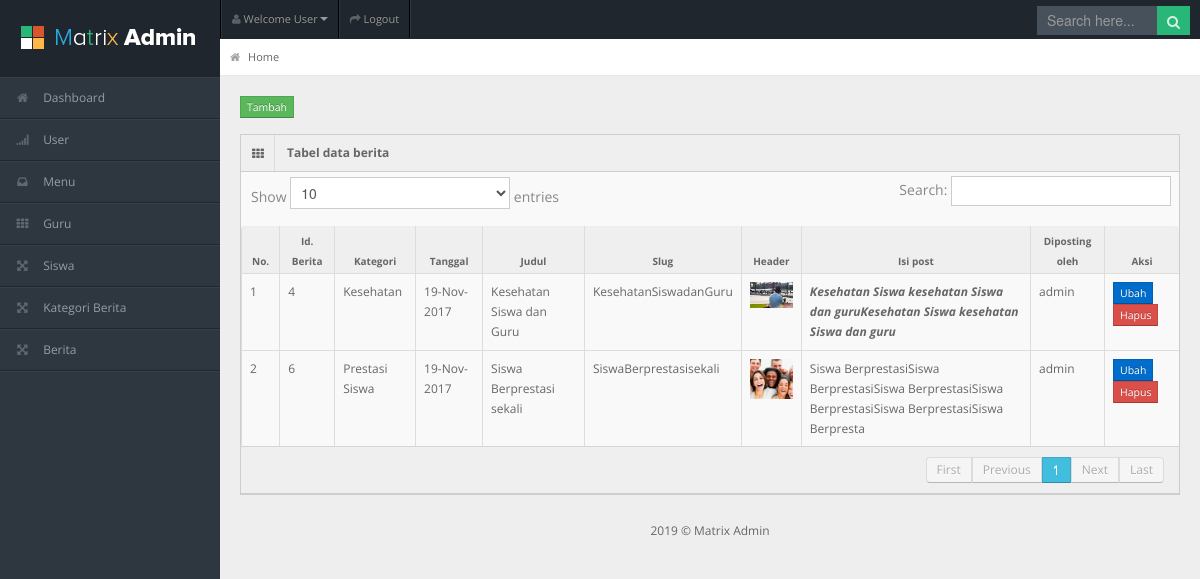
Page /Admin/index.php?page=berita&create=success (signed in) on the committed database.
### tables this page shows
CREATE TABLE `tb_post` (
  `id_post` int(11) NOT NULL,
  `id_kat` int(11) NOT NULL,
  `tgl_post` date NOT NULL,
  `judul` varchar(100) NOT NULL,
  `slug_judul` varchar(200) NOT NULL,
  `header` varchar(20) NOT NULL,
  `isi_post` text NOT NULL,
  `id_user` char(5) NOT NULL
);

CREATE TABLE `tb_kategoripost` (
  `id_kat` int(11) NOT NULL,
  `kategori_post` varchar(30) NOT NULL,
  `slug_katpost` varchar(50) NOT NULL
);

CREATE TABLE `tb_user` (
  `id_user` char(5) NOT NULL,
  `nama_user` varchar(45) NOT NULL,
  `password` varchar(45) NOT NULL
);

### Admin/tabel.php (the view, shortened to what this page needs)
<?php if($_GET['page']=="berita"){ ?>
    <div class="container-fluid">
    <div class="row-fluid">
      <div class="span12">
        <span><a class="btn btn-mini btn-success" href="index.php?page=tambahberita">Tambah</a></span>
        <div class="widget-box">
          <div class="widget-title"> <span class="icon"><i class="icon-th"></i></span>
            <h5>Tabel data berita</h5>
          </div>
          <div class="widget-content nopadding">
            <table class="table table-bordered data-table">
              <thead>
                <tr>
                  <th>No.</th>
                  <th>Id. Berita</th>
                  <th>Kategori</th>
                  <th>Tanggal</th>
                  <th>Judul</th>
                  <th>Slug</th>
                  <th>Header</th>
                  <th>Isi post</th>
                  <th>Diposting oleh</th>
                  <th>Aksi</th>
                </tr>
              </thead>
              <tbody>
              <?php
                $i = 1;
                $sql = mysqli_query($koneksi, "SELECT * FROM tb_post a, tb_kategoripost b, tb_user c
                 WHERE a.id_kat=b.id_kat AND a.id_user=c.id_user");
                while($data = mysqli_fetch_array($sql)){
              ?>
                <tr class="gradeX">
                  <td><?php echo $i ?></td>
                  <td><?php echo $data['id_post'] ?></td>
                  <td><?php echo $data['kategori_post'] ?></td>
                  <td><?php echo date("d-M-Y", strtotime($data['tgl_post'])) ?></td>
                  <td><?php echo $data['judul'] ?></td>
                  <td><?php echo $data['slug_judul'] ?></td>
                  <td><img src="../images/berita/<?php echo $data['header'] ?>" alt="<?php echo $data['header'] ?>" width=50px heght=50px></td>
                  <td><?php echo substr($data['isi_post'], 0, 100) ?></td>
                  <td><?php echo $data['nama_user'] ?></td>
                  <td>
                        <a class="btn btn-mini btn-primary" href="index.php?page=ubahberita&id=<?php echo $data['id_post'] ?>">
                        Ubah</a> &nbsp;
                        <a class="btn btn-mini btn-danger" href="crud/berita/delete.php?id=<?php echo $data['id_post'] ?>"
                        onclick="return confirm('Apakah anda yakin?')">Hapus</a>
                  </td>
                </tr>
                <?php $i++; } ?>
              </tbody>
            </table>
          </div>
        </div>
      </div>
    </div>
  </div>
<?php } ?>

### Admin/css/matrix-style.css (style rules this page uses)
* { outline:none !important; -moz-outline: none !important; }
html, body { height:100% }
body { overflow-x: hidden; margin-top: -10px; font-family: 'Open Sans', sans-serif; font-size:12px; color:#666; }
a { color:#666; }
select, textarea, input[type="text"], input[type="password"], input[type="datetime"], input[type="datetime-local"], input[type="date"], input[type="month"], input[type="time"], input[type="week"], input[type="number"], input[type="email"], input[type="url"], input[type="search"], input[type="tel"], input[type="color"], .uneditable-input, .label, .dropdown-menu, .btn, .well, .progress, .table-bordered, .btn-group > .btn:first-child, .btn-group > .btn:last-child, .btn-group > .btn:last-child, .btn-group > .dropdown-toggle, .alert { border-radius:0px; }
.btn, textarea, input[type="text"], input[type="password"], input[type="datetime"], input[type="datetime-local"], input[type="date"], input[type="month"], input[type="time"], input[type="week"], input[type="number"], input[type="email"], input[type="url"], input[type="search"], input[type="tel"], input[type="color"], .uneditable-input { box-shadow:none; }
.progress, .progress-success .bar, .progress .bar-success, .progress-warning .bar, .progress .bar-warning, .progress-danger .bar, .progress .bar-danger, .progress-info .bar, .progress .bar-info, .btn, .btn-primary { background-image:none; }
.container-fluid .row-fluid:first-child { margin-top: 20px; }
.stat-boxes .peity_bar_good, .stat-boxes .peity_line_good, { color: #459D1C; }
.widget-box { background: none repeat scroll 0 0 #F9F9F9; border-left: 1px solid #CDCDCD; border-top: 1px solid #CDCDCD; border-right: 1px solid #CDCDCD; clear: both; margin-top: 16px; margin-bottom: 16px; position: relative; }
.widget-title, .modal-header, .table th, div.dataTables_wrapper .ui-widget-header { background:#efefef; border-bottom: 1px solid #CDCDCD; height: 36px; }
.widget-title span.icon { padding: 9px 10px 7px 11px; float: left; border-right:1px solid #dadada; }
.widget-title h5 { color: #666; float: left; font-size: 12px; font-weight: bold; padding: 12px; line-height: 12px; margin: 0; }
.widget-content { padding:15px; border-bottom: 1px solid #cdcdcd; }
.table th { height: auto; font-size: 10px; padding: 5px 10px 2px; border-bottom: 0; text-align: center; color: #666666; }
.nopadding { padding: 0 !important; }
.nopadding .table { margin-bottom: 0; }
.nopadding .table-bordered { border: 0; }

### Admin/css/matrix-media.css (style rules this page uses)
body { background:#2E363F; }

### rows in the picture
tb_post: id_post "4", id_kat.kategori_post "Kesehatan", tgl_post "19-Nov-2017", judul "Kesehatan Siswa dan Guru", slug_judul "KesehatanSiswadanGuru", header (picture), isi_post "Kesehatan Siswa kesehatan Siswa dan guru Kesehatan Siswa kesehatan Siswa dan guru", id_user.nama_user "admin"
tb_post: id_post "6", id_kat.kategori_post "Prestasi Siswa", tgl_post "19-Nov-2017", judul "Siswa Berprestasi sekali", slug_judul "SiswaBerprestasisekali", header (picture), isi_post "Siswa BerprestasiSiswa BerprestasiSiswa BerprestasiSiswa BerprestasiSiswa BerprestasiSiswa Berpresta", id_user.nama_user "admin"
